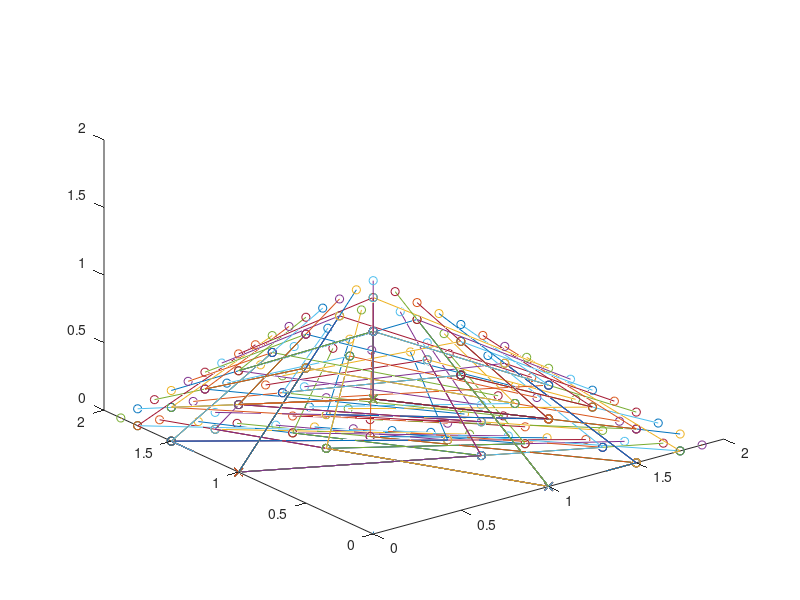

This chart was generated by the following MATLAB code:
% Test fading sparse binary memory traces.
%

% number of vars (if > 3, can't plot)
NV=3;

% num time steps
NT = 4;

% fading rate per time step
FADE_RATE = 0.5;

% array of possible inputs in NS timesteps
% represented as index of var that is one (others are zero)
v = ones(NT, NV^NT);

for c=2: size(v,2)
    % copy prev possibility to current
    for r = 1 : NT
        v(r, c) = v(r,c-1);
    end
    % increment in base NV (one-based)
    carry = 1;
    for r = 1 : NT
        v(r, c) = v(r,c) + carry;
        if v(r,c) > NV 
            v(r,c) = 1;
            carry = 1;
        else
            carry = 0;
        end
    end
end

% plot fading of each possible history

figure(1);
hold off;
plot3([0 .01], [0, .01], [0,.01]);
hold on;

pts_init = zeros(NV,1);
for h = 1:size(v,2)
    mem_trace = zeros(NV, NT);
    for t = 1 : NT
        mem = pts_init;
        mem(v(t,h)) = 1;       % single one in vector (the event to remember)
        if (t == 1)
            pts_accum = mem;
        else
            pts_accum = mem + FADE_RATE*pts_accum;
        end
        mem_trace(:,t) = pts_accum;
    end
    % x at start location
    % o at others
    plot3(mem_trace(1,:), mem_trace(2,:), mem_trace(3,:));   
    plot3(mem_trace(1,1), mem_trace(2,1), mem_trace(3,1), 'Marker', 'x', 'LineStyle', 'none');   
    plot3(mem_trace(1,2:end), mem_trace(2,2:end), mem_trace(3,2:end), 'Marker', 'o', 'LineStyle', 'none');   
end


